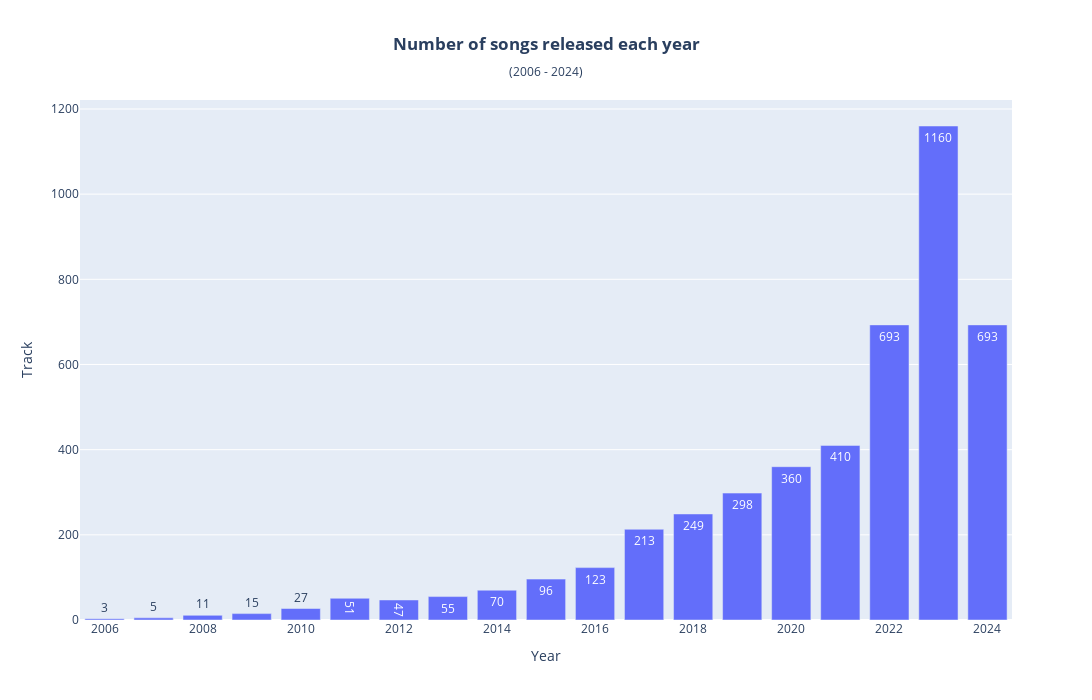

The notebook cell this image was saved under:
### Code cell
fig = px.bar(year, x='Year', y='Track', text='Track',
            title='<b>Number of songs released each year</b><br><sub>(2006 - 2024)</sub>',
            height=700, width=1100)
fig.update_layout(title_x = 0.5)
fig.show()

### Figure 1 — Plotly figure (JSON) as saved in the notebook; plotly's stock layout.template omitted (floating-point values rounded to 4 significant figures)
{"data": [{"alignmentgroup": "True", "hovertemplate": "Year=%{x}<br>Track=%{text}<extra></extra>", "legendgroup": "", "marker": {"color": "#636efa", "pattern": {"shape": ""}}, "name": "", "offsetgroup": "", "orientation": "v", "showlegend": false, "text": [3, 5, 11, 15, 27, 51, 47, 55, 70, 96, 123, 213, 249, 298, 360, 410, 693, 1160, 693], "textposition": "auto", "type": "bar", "x": [2006, 2007, 2008, 2009, 2010, 2011, 2012, 2013, 2014, 2015, 2016, 2017, 2018, 2019, 2020, 2021, 2022, 2023, 2024], "xaxis": "x", "y": [3, 5, 11, 15, 27, 51, 47, 55, 70, 96, 123, 213, 249, 298, 360, 410, 693, 1160, 693], "yaxis": "y"}], "layout": {"barmode": "relative", "height": 700, "legend": {"tracegroupgap": 0}, "title": {"text": "<b>Number of songs released each year</b><br><sub>(2006 - 2024)</sub>", "x": 0.5}, "width": 1100, "xaxis": {"anchor": "y", "domain": [0, 1], "title": {"text": "Year"}}, "yaxis": {"anchor": "x", "domain": [0, 1], "title": {"text": "Track"}}}}
